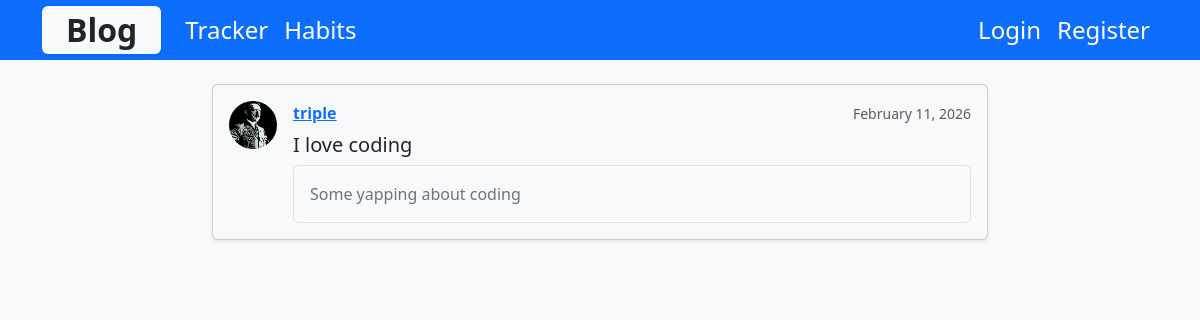
The page /blog/post/triple/ on the database as committed earlier.
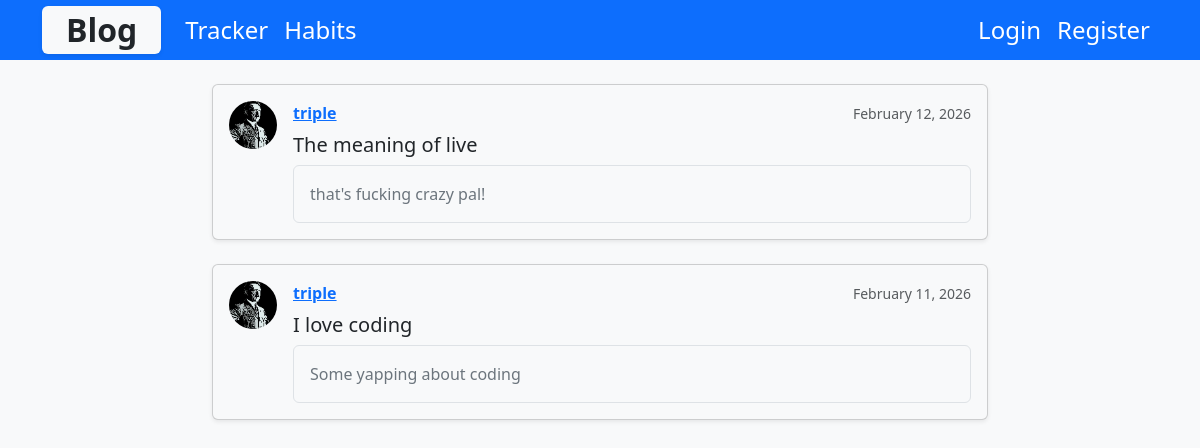
The same page on the database as committed later.
### blog/models.py (models this page shows, shortened)
class Post(models.Model):
    title = models.CharField(max_length=100)
    content = models.TextField()
    date_posted = models.DateTimeField(default=timezone.now)
    author = models.ForeignKey(User, on_delete=models.CASCADE)

### users/models.py (models this page shows, shortened)
class Profile(models.Model):
    user = models.OneToOneField(User, on_delete=models.CASCADE)
    image = models.ImageField(default='profile_pics/default.jpg', upload_to='profile_pics')

### blog/views.py (the view)
# urls.py: path('post/<str:username>/', PostUserView.as_view(), name='user-posts'),
class PostUserView(ListView):
    model = Post
    template_name = 'blog/user_posts.html'
    context_object_name = 'posts'
    paginate_by = 5
    def get_queryset(self):
        user = get_object_or_404(User, username=self.kwargs.get('username'))
        return Post.objects.filter(author=user).order_by('-date_posted')

### blog/templates/blog/user_posts.html (shortened to what this page needs)
{% extends "blog/layout.html" %}
{% block content %}
  <div class="container mt-4" style="max-width: 800px;">
    {% for post in posts %}
      <article class="card mb-4 shadow-sm bg-body-tertiary">
        <div class="card-body d-flex align-items-start">
          <img class="rounded-circle me-3 article-img"
               src="{{ post.author.profile.image.url }}"
               alt="{{ post.author }}"
               style="width:48px; height:48px; object-fit:cover;">
          <div class="flex-grow-1">
            <div class="d-flex justify-content-between align-items-center mb-2">
              <a class="fw-bold text-primary me-2">{{ post.author }}</a>
              <small class="text-muted">
                {{ post.date_posted|date:"F d, Y" }}
              </small>
            </div>
            <h2 class="h5 mb-2">
              <a class="text-decoration-none text-dark"
                 href="{% url 'post-detail' post.id %}">
                {{ post.title }}
              </a>
            </h2>
            <div class="p-3 border rounded bg-light">
              <p class="mb-0 text-secondary">
                {{ post.content }}
              </p>
            </div>
          </div>
        </div>
      </article>
    {% empty %}
      <p class="text-muted">No posts yet.</p>
    {% endfor %}
  </div>
{% endblock content %}

Rows that differ between the two databases and show on the page:
added Post: author.profile.image (picture), author "triple", date_posted "February 12, 2026", title "The meaning of live", content "that's fucking crazy pal!"
